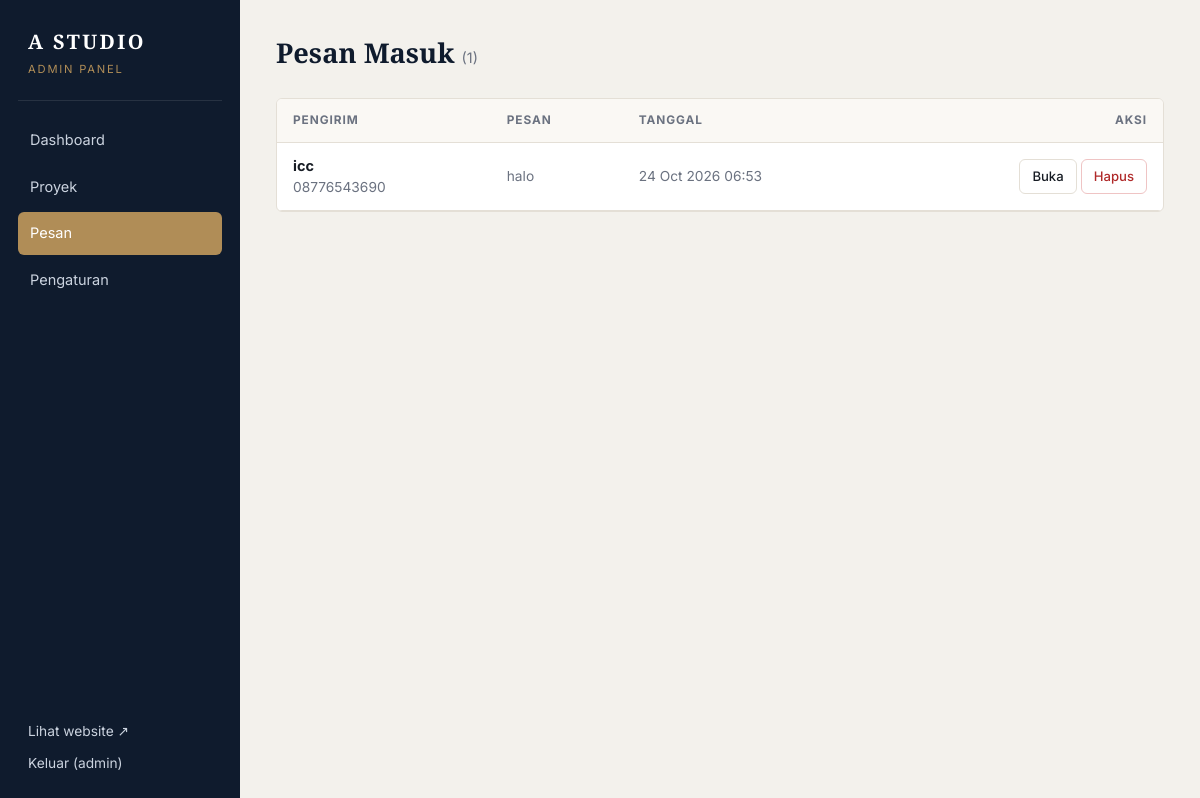
/admin/pesan (signed in), run on the app's committed database.
### models.py (models this page shows, shortened)
class Setting(db.Model):
    key = db.Column(db.String(60), primary_key=True)
    value = db.Column(db.Text, default="")
    @classmethod
    def all(cls):
        data = dict(DEFAULT_SETTINGS)
        for row in cls.query.all():
            data[row.key] = row.value or ""
        return data

class User(UserMixin, db.Model):
    id = db.Column(db.Integer, primary_key=True)
    username = db.Column(db.String(60), unique=True, nullable=False)
    password_hash = db.Column(db.String(255), nullable=False)

class Message(db.Model):
    id = db.Column(db.Integer, primary_key=True)
    name = db.Column(db.String(120), nullable=False)
    email = db.Column(db.String(160))
    phone = db.Column(db.String(40))
    body = db.Column(db.Text, nullable=False)
    is_read = db.Column(db.Boolean, default=False, nullable=False)
    created_at = db.Column(db.DateTime, default=datetime.utcnow)

### app.py (the view)
@app.route("/admin/pesan")
@login_required
def admin_messages():
    items = Message.query.order_by(Message.created_at.desc()).all()
    return render_template("admin/messages.html", items=items)

### app.py (called while the page is built)
@login_manager.user_loader
def load_user(user_id):
    return db.session.get(User, int(user_id))

def csrf_token():
    if "_csrf" not in session:
        session["_csrf"] = secrets.token_hex(16)
    return session["_csrf"]

@app.before_request
def verify_csrf():
    if request.method == "POST":
        sent = request.form.get("csrf_token", "")
        if not sent or not secrets.compare_digest(sent, session.get("_csrf", "")):
            abort(400, "Token tidak valid, coba refresh halaman.")

@app.context_processor
def inject_globals():
    s = Setting.all()
    wa = re.sub(r"\D", "", s.get("whatsapp", ""))
    if wa.startswith("0"):
        wa = "62" + wa[1:]
    text = quote("Halo A STUDIO, saya ingin konsultasi desain interior.")
    wa_link = f"https://wa.me/{wa}?text={text}" if wa else url_for("contact")
    unread = 0
    if current_user.is_authenticated:
        unread = Message.query.filter_by(is_read=False).count()
    return dict(S=s, wa_link=wa_link, csrf_token=csrf_token, unread_count=unread,
                now_year=datetime.now().year)

### templates/admin/messages.html (shortened to what this page needs)
{% extends "admin/base.html" %}
{% block content %}
<div class="topbar"><h1>Pesan Masuk <small>({{ items|length }})</small></h1></div>
<div class="panel nopad">
<table class="tbl big">
  <thead><tr><th>Pengirim</th><th>Pesan</th><th>Tanggal</th><th class="r">Aksi</th></tr></thead>
  <tbody>
  {% for m in items %}
  <tr class="{{ '' if m.is_read else 'unread' }}">
    <td><a href="{{ url_for('admin_message_view', mid=m.id) }}"><b>{{ m.name }}</b></a>{% if not m.is_read %} <span class="badge new">Baru</span>{% endif %}
        <div class="muted">{{ m.phone or m.email or '' }}</div></td>
    <td class="muted">{{ m.body[:90] }}{% if m.body|length > 90 %}…{% endif %}</td>
    <td class="muted">{{ m.created_at.strftime('%d %b %Y %H:%M') }}</td>
    <td class="r">
      <a href="{{ url_for('admin_message_view', mid=m.id) }}" class="btn btn-sm btn-light">Buka</a>
      <form method="post" action="{{ url_for('admin_message_delete', mid=m.id) }}" class="inline" onsubmit="return confirm('Hapus pesan ini?')">
        <input type="hidden" name="csrf_token" value="{{ csrf_token() }}"><button class="btn btn-sm btn-danger">Hapus</button>
      </form>
    </td>
  </tr>
  {% else %}<tr><td colspan="4" class="muted center">Belum ada pesan.</td></tr>{% endfor %}
  </tbody>
</table>
</div>
{% endblock %}

### templates/admin/base.html (shortened to what this page needs)
<!doctype html>
<html lang="id">
<head>
  <link rel="stylesheet" href="{{ url_for('static', filename='css/admin.css') }}">
</head>
<body>
<div class="shell">
  <aside class="side">
    <a href="{{ url_for('admin_dashboard') }}" class="brand">{{ S.company_name }}<small>Admin Panel</small></a>
    <nav>
      <a href="{{ url_for('admin_dashboard') }}" class="{{ 'on' if request.endpoint == 'admin_dashboard' }}">Dashboard</a>
      <a href="{{ url_for('admin_projects') }}" class="{{ 'on' if request.endpoint in ('admin_projects','admin_project_new','admin_project_edit') }}">Proyek</a>
      <a href="{{ url_for('admin_messages') }}" class="{{ 'on' if request.endpoint in ('admin_messages','admin_message_view') }}">Pesan{% if unread_count %}<em>{{ unread_count }}</em>{% endif %}</a>
      <a href="{{ url_for('admin_settings') }}" class="{{ 'on' if request.endpoint == 'admin_settings' }}">Pengaturan</a>
    </nav>
    <div class="side-foot">
      <a href="{{ url_for('index') }}" target="_blank">Lihat website ↗</a>
      <form method="post" action="{{ url_for('admin_logout') }}">
        <button class="link-btn">Keluar ({{ current_user.username }})</button>
      </form>
    </div>
  </aside>
  <main class="main">
    {% block content %}{% endblock %}
  </main>
</div>
</body>
</html>

### static/css/admin.css (style rules this page uses)
:root { --navy:#0f1b2d;--gold:#b08d57;--gold-d:#977746;--bg:#f3f1ec;--line:#e4dfd6;--muted:#6b7280;--ink:#171c24;--r:6px }
* { box-sizing:border-box;margin:0;padding:0 }
body { font-family:'Inter',system-ui,sans-serif;background:var(--bg);color:var(--ink);font-size:14.5px;line-height:1.55 }
a { color:inherit;text-decoration:none }
h1 { font-family:'Playfair Display',serif;font-size:1.7rem;color:var(--navy) }
h1 small { font-family:'Inter';font-size:.9rem;color:var(--muted);font-weight:400 }
.muted { color:var(--muted);font-size:.86rem }
.r { text-align:right }
.shell { display:grid;grid-template-columns:240px 1fr;min-height:100vh }
.side { background:var(--navy);color:#cbd3df;padding:26px 18px;display:flex;flex-direction:column;position:sticky;top:0;height:100vh }
.brand { font-family:'Playfair Display',serif;color:#fff;font-size:1.25rem;font-weight:700;letter-spacing:.12em;padding:0 10px 22px;border-bottom:1px solid rgba(255,255,255,.1);margin-bottom:18px }
.brand small { display:block;font-family:'Inter';font-weight:400;font-size:.7rem;letter-spacing:.16em;text-transform:uppercase;color:var(--gold);margin-top:4px }
.side nav { display:grid;gap:4px }
.side nav a { padding:10px 12px;border-radius:var(--r);display:flex;justify-content:space-between;align-items:center }
.side nav a.on { background:var(--gold);color:#fff }
.side-foot { margin-top:auto;display:grid;gap:10px;padding:0 10px;font-size:.86rem }
.link-btn { background:none;border:0;color:#cbd3df;cursor:pointer;text-align:left;font:inherit;padding:0 }
.main { padding:32px 36px 60px;min-width:0 }
.topbar { display:flex;justify-content:space-between;align-items:center;gap:16px;margin-bottom:24px;flex-wrap:wrap }
.panel { background:#fff;border:1px solid var(--line);border-radius:var(--r);padding:24px;margin-bottom:22px }
.panel.nopad { padding:0;overflow-x:auto }
.btn { display:inline-block;padding:10px 20px;border-radius:var(--r);border:1px solid transparent;font:inherit;font-weight:500;cursor:pointer;transition:.15s;font-size:.9rem }
.btn-sm { padding:6px 12px;font-size:.82rem }
.btn-light { background:#fff;border-color:var(--line) }
.btn-danger { background:#fff;border-color:#efc4c4;color:#b02a2a }
.tbl { width:100%;border-collapse:collapse }
.tbl td,.tbl th { padding:12px 16px;border-bottom:1px solid var(--line);text-align:left;vertical-align:middle }
.tbl th { font-size:.74rem;text-transform:uppercase;letter-spacing:.08em;color:var(--muted);background:#faf8f4 }
.tbl th.r,.tbl td.r { text-align:right;white-space:nowrap }
.inline { display:inline-block }

### data on the page
Setting: company_name "A STUDIO"
User: username "admin"
Message: name "icc", phone "08776543690", body "halo", created_at "24 Oct 2026 06:53"

### other printed values
{{ items|length }} "1"
